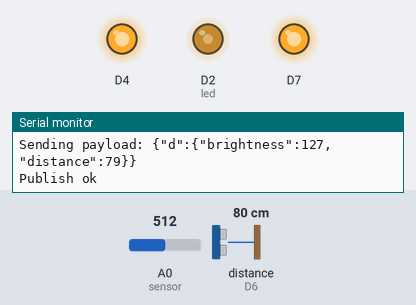
A sketch run on a simulated ESP8266 (NodeMCU). Parts: output pins drawn as LEDs (lit = HIGH, except the on-board LED, lit = LOW), the last lines printed to the serial monitor. Wiring (inferred from the names in the program): ultrasonic range finder: trigger D5; echo D6. Inputs (shaded band) come from the test bench; at power-on: A0 (sensor) = 512, distance to the obstacle (sensor on D6) 80 cm. The echo pulse lasts 58.3 µs per cm; WiFi joins after 1.5 s; servers stay silent unless stated; no MQTT or app messages arrive unless stated; pins used as bus, display or sensor lines are not drawn.

Above: at 2.7 s.
2.8 s: A0 (sensor) set to 976
At 4.1 s:
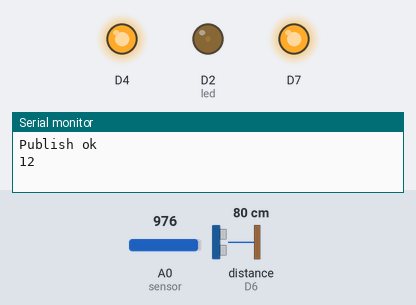
4.5 s: A0 (sensor) set to 1002
At 4.9 s:
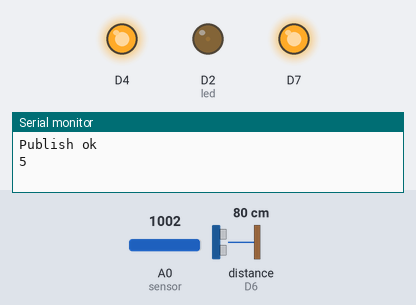
6.1 s: distance to the obstacle (sensor on D6) set to 22 cm
7.6 s: distance to the obstacle (sensor on D6) set to 19 cm
At 8.8 s:
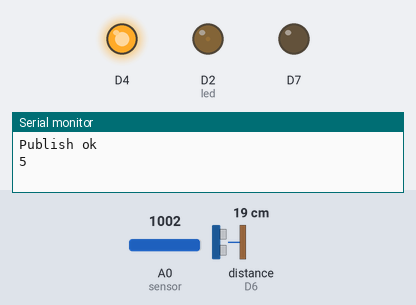
9.1 s: A0 (sensor) set to 716
At 9.7 s:
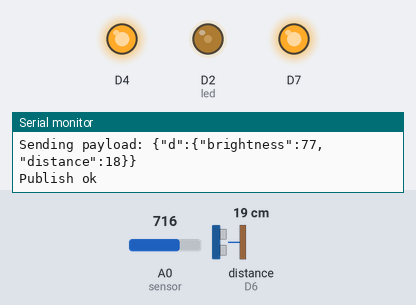
10.7 s: A0 (sensor) set to 1023
At 12.0 s:
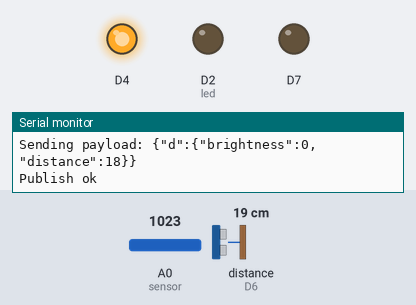
Timing chart, 0 to 13.3 s (numbered marks = the images above; inputs shaded):
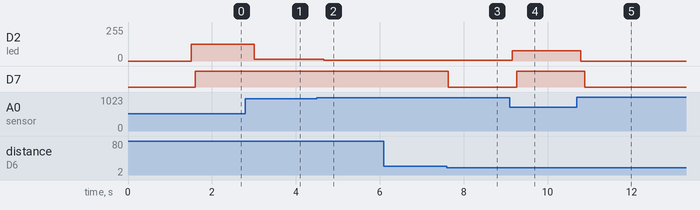

The sketch:

project.ino
```cpp
#include <ESP8266WiFi.h>
#include <PubSubClient.h>
#define led D2
int ldrValue = 0;
#define TRIGGER D5
#define ECHO    D6
int distance,duration;
void mqttConnect();
void PublishData(int bri,int dis);

const char* ssid = "BnSC-a2ty";
const char* password = "abcxy123";
String command;
#define ORG "svcke6"
#define DEVICE_TYPE "MYMCU"
#define DEVICE_ID "ID1"
#define TOKEN "password"
//-------- Customise the above values --------

char server[] = ORG ".messaging.internetofthings.ibmcloud.com";
char topic[] = "iot-2/evt/Data/fmt/json";
char authMethod[] = "use-token-auth";
char token[] = TOKEN;
char clientId[] = "d:" ORG ":" DEVICE_TYPE ":" DEVICE_ID;

WiFiClient wifiClient;
PubSubClient client(server, 1883,wifiClient);


void setup() {
 Serial.begin(115200);
 Serial.println();
pinMode(D7, OUTPUT);
  pinMode(TRIGGER, OUTPUT);
  pinMode(ECHO, INPUT);
  pinMode(BUILTIN_LED, OUTPUT);
 Serial.print("Connecting to ");
 Serial.print(ssid);
 WiFi.begin(ssid, password);
 while (WiFi.status() != WL_CONNECTED) {
 delay(500);
 Serial.print(".");
 }
 Serial.println("");

 Serial.print("WiFi connected, IP address: ");
 Serial.println(WiFi.localIP());
}

void loop()
{
  ldrValue = analogRead(A0); // read the value from the sensor
ldrValue=map(ldrValue,0,1023,255,0);
Serial.println(ldrValue); //prints the values coming from the sensor on the screen
analogWrite(led,ldrValue);
delay(100);
 digitalWrite(TRIGGER, LOW);
  delayMicroseconds(2);

  digitalWrite(TRIGGER, HIGH);
  delayMicroseconds(10);

  digitalWrite(TRIGGER, LOW);
 duration=pulseIn(ECHO,HIGH);  /*echo*/
  distance=0.0340*(duration/2);

   Serial.println("DISTANCE=");
  Serial.println(distance);
  int d=distance;
int t=ldrValue;

if(distance<20)
{
if(ldrValue<15)
{digitalWrite(D7,LOW);

}
else
{digitalWrite(D7,HIGH);
  }
}
else
{
  digitalWrite(D7,HIGH);
}
 if (isnan(t)||isnan(d) )
{
Serial.println("Failed to read from sensor!");
delay(1000);
return;
}
PublishData(t,d);
 if (!client.loop()) {
    mqttConnect();
  }
delay(100);
  }


  void mqttConnect() {
  if (!client.connected()) {
    Serial.print("Reconnecting MQTT client to "); Serial.println(server);
    while (!client.connect(clientId, authMethod, token)) {
      Serial.print(".");
      delay(500);
    }
    initManagedDevice();
    Serial.println();
  }
}

void initManagedDevice() {
  if (client.subscribe(topic)) {
    Serial.println("subscribe to cmd OK");
  } else {
    Serial.println("subscribe to cmd FAILED");
  }
}

void PublishData(int bri,int dis)
{
 if (!!!client.connected()) {
 Serial.print("Reconnecting client to ");
 Serial.println(server);
 while (!!!client.connect(clientId, authMethod, token)) {
 Serial.print(".");
 delay(500);
 }
 Serial.println();
 }
  String payload = "{\"d\":{\"brightness\":";
  payload += bri;
    payload+="," "\"distance\":";
  payload += dis;
  payload += "}}";
 Serial.print("Sending payload: ");
 Serial.println(payload);

 if (client.publish(topic, (char*) payload.c_str())) {
 Serial.println("Publish ok");
 } else {
 Serial.println("Publish failed");
 }
}
```

Measured:
- the behaviour switches between 21 and 20 cm on distance to the obstacle (sensor on D6) (found by bisection; images 2 and 3)
- after the input at 2.8 s, D2 (led): 127/255 → 12/255 after 0.20 s
- after the input at 4.5 s, D2 (led): 12/255 → 5/255 after 0.16 s
- after the input at 7.6 s, D7: HIGH → LOW at once
- after the input at 9.1 s, D2 (led): 5/255 → 77/255 after 0.06 s; D7: LOW → HIGH after 0.16 s
- after the input at 10.7 s, D2 (led): 77/255 → 0/255 after 0.09 s; D7: HIGH → LOW after 0.19 s
